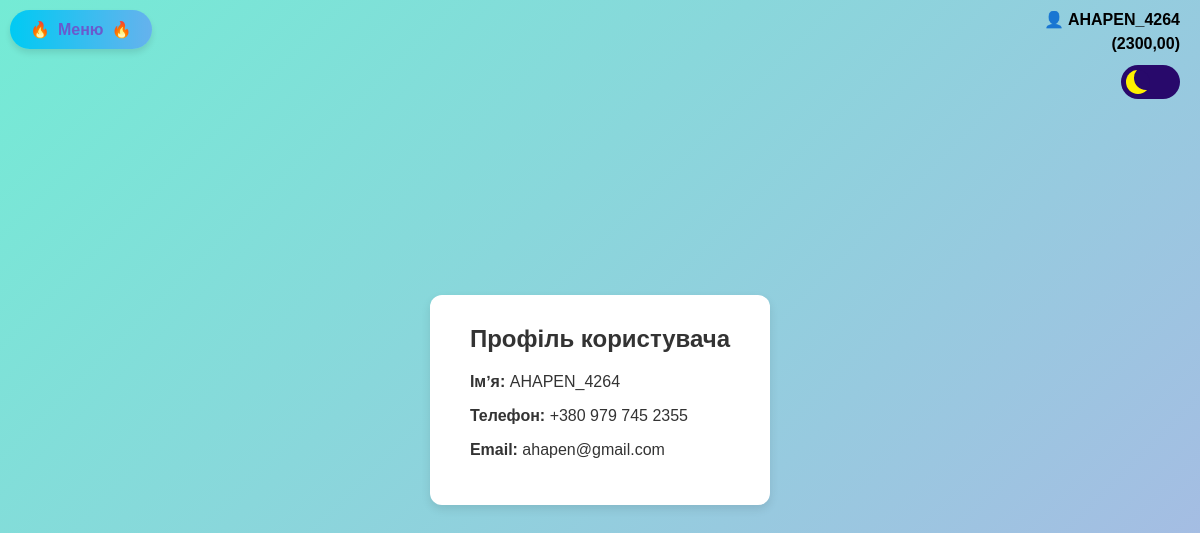
The app's page /user-data (signed in) with its own data.
### app/models.py (models this page shows)
class User(AbstractUser):
    wallet = models.DecimalField(max_digits=10, decimal_places=2, default=0.00)
    phone_number = models.CharField(max_length=20, unique=True, null=True, blank=True)

### app/views.py (the view)
# urls.py: path('user-data', user_data, name='user-data'),
def user_data(request):
    return render(request, 'user_data.html')

### app/templates/user_data.html (shortened to what this page needs)
{% extends 'base.html' %}
{% load static %}
{% block title %}
    <link rel="stylesheet" href="{% static 'css/user_data.css' %}">
{% endblock %}
{% block body %}
<div class="username-display">
  {% if user.username %}
    <a href="/settings" class="login-link">👤 {{ user.username }}</a>
    <a href="/wallet" class="login-link">({{ user.wallet }})</a>
  {% else %}
    👤 Ви не увійшли в акаунт<br>
    <a href="/login" class="login-link">Увійти</a>
  {% endif %}
  <div class="switch-wrapper">
    <label class="switch" title="Перемкнути тему">
      <span class="slider"></span>
    </label>
  </div>
</div>
<div class="background" style="padding: 40px; display: flex; justify-content: center;">
  <div class="profile-container">
    <h2>Профіль користувача</h2>
    <p><strong>Імʼя:</strong> {{ user.username }}</p>
    <p><strong>Телефон:</strong> {{ user.phone_number }}</p>
    <p><strong>Email:</strong> {{ user.email }}</p>
  </div>
</div>
<div id="menu" class="styled-button" onclick="redirectToMenu()">
  🔥
  <span style="color: #6a5acd; text-decoration: none; font-weight: bold;">Меню</span>
  🔥
</div>
{% endblock %}

### app/static/css/user_data.css (style rules this page uses)
html { height: 100%; margin: 0; padding: 0; background: linear-gradient(135deg, #74ebd5, #ACB6E5); display: flex; justify-content: center; align-items: center; font-family: Arial, sans-serif; }
body { background: transparent; margin: 0; font-family: Arial, sans-serif; }
.profile-container { background-color: #fff; border-radius: 12px; box-shadow: 0 4px 10px rgba(0, 0, 0, 0.1); padding: 30px 40px; width: 100%; max-width: 400px; text-align: left; color: #333; transition: background-color 0.3s ease, color 0.3s ease; }
.profile-container h2 { margin-top: 0; margin-bottom: 20px; }
.username-display { position: absolute; top: 10px; right: 20px; font-weight: bold; font-size: 16px; color: #333; display: flex; flex-direction: column; align-items: flex-end; gap: 6px; }
.username-display a { color: #000; text-decoration: none; transition: color 0.3s ease; }
.switch-wrapper { margin-top: 6px; }
.switch { font-size: 17px; display: inline-block; width: 3.5em; height: 2em; position: relative; }
.slider { --background: #28096b; position: absolute; cursor: pointer; top: 0; left: 0; right: 0; bottom: 0; background-color: var(--background); transition: .5s; border-radius: 30px; }
.slider:before { position: absolute; content: ""; height: 1.4em; width: 1.4em; border-radius: 50%; left: 10%; bottom: 15%; box-shadow: inset 8px -4px 0px 0px #fff000; background: var(--background); transition: .5s; }
.styled-button { position: fixed; top: 10px; left: 10px; z-index: 1000; display: inline-flex; align-items: center; gap: 8px; background: linear-gradient(90deg, #00caf3, #66b2ed); color: #5f2eea; font-family: Arial, sans-serif; font-size: 16px; font-weight: bold; padding: 10px 20px; border: none; border-radius: 20px; box-shadow: 0 4px 6px rgba(0, 0, 0, 0.1); cursor: pointer; text-decoration: none; transition: transform 0.2s ease, box-shadow 0.2s ease; }
.styled-button span { color: #6a5acd; text-decoration: none; font-weight: bold; }

### records on screen
User: username "AHAPEN_4264", wallet "2300,00", phone_number "+380 979 745 2355", email "ahapen@gmail.com"
